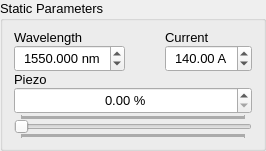
           <widget class="QGroupBox" name="groupBox">
            <property name="sizePolicy">
             <sizepolicy hsizetype="MinimumExpanding" vsizetype="Preferred">
              <horstretch>0</horstretch>
              <verstretch>0</verstretch>
             </sizepolicy>
            </property>
            <property name="minimumSize">
             <size>
              <width>0</width>
              <height>0</height>
             </size>
            </property>
            <property name="maximumSize">
             <size>
              <width>16777215</width>
              <height>16777215</height>
             </size>
            </property>
            <property name="font">
             <font>
              <pointsize>10</pointsize>
             </font>
            </property>
            <property name="title">
             <string>Static Parameters</string>
            </property>
            <layout class="QVBoxLayout" name="verticalLayout_2">
             <property name="spacing">
              <number>0</number>
             </property>
             <property name="topMargin">
              <number>9</number>
             </property>
             <property name="bottomMargin">
              <number>9</number>
             </property>
             <item>
              <widget class="QWidget" name="widget_4" native="true">
               <layout class="QGridLayout" name="gridLayout_2">
                <property name="leftMargin">
                 <number>0</number>
                </property>
                <property name="topMargin">
                 <number>0</number>
                </property>
                <property name="rightMargin">
                 <number>0</number>
                </property>
                <property name="bottomMargin">
                 <number>0</number>
                </property>
                <property name="horizontalSpacing">
                 <number>10</number>
                </property>
                <property name="verticalSpacing">
                 <number>0</number>
                </property>
                <item row="0" column="2">
                 <widget class="QLabel" name="label_2">
                  <property name="sizePolicy">
                   <sizepolicy hsizetype="Preferred" vsizetype="Preferred">
                    <horstretch>0</horstretch>
                    <verstretch>0</verstretch>
                   </sizepolicy>
                  </property>
                  <property name="minimumSize">
                   <size>
                    <width>0</width>
                    <height>15</height>
                   </size>
                  </property>
                  <property name="maximumSize">
                   <size>
                    <width>16777215</width>
                    <height>15</height>
                   </size>
                  </property>
                  <property name="font">
                   <font>
                    <pointsize>10</pointsize>
                   </font>
                  </property>
                  <property name="text">
                   <string>Current</string>
                  </property>
                 </widget>
                </item>
                <item row="0" column="0">
                 <widget class="QLabel" name="label">
                  <property name="sizePolicy">
                   <sizepolicy hsizetype="Preferred" vsizetype="Preferred">
                    <horstretch>0</horstretch>
                    <verstretch>0</verstretch>
                   </sizepolicy>
                  </property>
                  <property name="minimumSize">
                   <size>
                    <width>0</width>
                    <height>15</height>
                   </size>
                  </property>
                  <property name="maximumSize">
                   <size>
                    <width>16777215</width>
                    <height>15</height>
                   </size>
                  </property>
                  <property name="font">
                   <font>
                    <pointsize>10</pointsize>
                   </font>
                  </property>
                  <property name="text">
                   <string>Wavelength</string>
                  </property>
                 </widget>
                </item>
                <item row="1" column="1">
                 <widget class="QLabel" name="led_SetWavelength">
                  <property name="minimumSize">
                   <size>
                    <width>20</width>
                    <height>20</height>
                   </size>
                  </property>
                  <property name="maximumSize">
                   <size>
                    <width>20</width>
                    <height>20</height>
                   </size>
                  </property>
                  <property name="text">
                   <string/>
                  </property>
                  <property name="pixmap">
                   <pixmap resource="QDarkStyleSheet-master/qdarkstyle/style.qrc">:/qss_icons/rc/radio_checked.png</pixmap>
                  </property>
                  <property name="scaledContents">
                   <bool>true</bool>
                  </property>
                 </widget>
                </item>
                <item row="1" column="2">
                 <widget class="QDoubleSpinBox" name="spnbx_I">
                  <property name="minimumSize">
                   <size>
                    <width>87</width>
                    <height>27</height>
                   </size>
                  </property>
                  <property name="maximumSize">
                   <size>
                    <width>16777215</width>
                    <height>27</height>
                   </size>
                  </property>
                  <property name="font">
                   <font>
                    <pointsize>10</pointsize>
                   </font>
                  </property>
                  <property name="alignment">
                   <set>Qt::AlignCenter</set>
                  </property>
                  <property name="keyboardTracking">
                   <bool>false</bool>
                  </property>
                  <property name="suffix">
                   <string> A</string>
                  </property>
                  <property name="maximum">
                   <double>200.000000000000000</double>
                  </property>
                  <property name="value">
                   <double>140.000000000000000</double>
                  </property>
                 </widget>
                </item>
                <item row="1" column="0">
                 <widget class="QDoubleSpinBox" name="spnbx_lbd">
                  <property name="minimumSize">
                   <size>
                    <width>87</width>
                    <height>27</height>
                   </size>
                  </property>
                  <property name="maximumSize">
                   <size>
                    <width>16777215</width>
                    <height>27</height>
                   </size>
                  </property>
                  <property name="font">
                   <font>
                    <pointsize>10</pointsize>
                   </font>
                  </property>
                  <property name="alignment">
                   <set>Qt::AlignCenter</set>
                  </property>
                  <property name="keyboardTracking">
                   <bool>false</bool>
                  </property>
                  <property name="suffix">
                   <string> nm</string>
                  </property>
                  <property name="decimals">
                   <number>3</number>
                  </property>
                  <property name="maximum">
                   <double>20000.000000000000000</double>
                  </property>
                  <property name="value">
                   <double>1550.000000000000000</double>
                  </property>
                 </widget>
                </item>
               </layout>
              </widget>
             </item>
             <item>
              <widget class="QLabel" name="label_3">
               <property name="minimumSize">
                <size>
                 <width>0</width>
                 <height>15</height>
                </size>
               </property>
               <property name="maximumSize">
                <size>
                 <width>16777215</width>
                 <height>15</height>
                </size>
               </property>
               <property name="font">
                <font>
                 <pointsize>10</pointsize>
                </font>
               </property>
               <property name="text">
                <string>Piezo</string>
               </property>
              </widget>
             </item>
             <item>
              <widget class="QWidget" name="widget_9" native="true">
               <layout class="QVBoxLayout" name="verticalLayout_5">
                <property name="spacing">
                 <number>0</number>
                </property>
                <property name="leftMargin">
                 <number>0</number>
                </property>
                <property name="topMargin">
                 <number>0</number>
                </property>
                <property name="rightMargin">
                 <number>0</number>
                </property>
                <property name="bottomMargin">
                 <number>0</number>
                </property>
                <item>
                 <widget class="QDoubleSpinBox" name="spnbx_pzt">
                  <property name="minimumSize">
                   <size>
                    <width>87</width>
                    <height>27</height>
                   </size>
                  </property>
                  <property name="maximumSize">
                   <size>
                    <width>16777215</width>
                    <height>27</height>
                   </size>
                  </property>
                  <property name="font">
                   <font>
                    <pointsize>10</pointsize>
                   </font>
                  </property>
                  <property name="mouseTracking">
                   <bool>true</bool>
                  </property>
                  <property name="alignment">
                   <set>Qt::AlignCenter</set>
                  </property>
                  <property name="keyboardTracking">
                   <bool>false</bool>
                  </property>
                  <property name="suffix">
                   <string> %</string>
                  </property>
                  <property name="decimals">
                   <number>2</number>
                  </property>
                  <property name="maximum">
                   <double>100.000000000000000</double>
                  </property>
                 </widget>
                </item>
                <item>
                 <widget class="QSlider" name="slide_pzt">
                  <property name="minimumSize">
                   <size>
                    <width>0</width>
                    <height>25</height>
                   </size>
                  </property>
                  <property name="maximumSize">
                   <size>
                    <width>16777215</width>
                    <height>25</height>
                   </size>
                  </property>
                  <property name="maximum">
                   <number>10000</number>
                  </property>
                  <property name="orientation">
                   <enum>Qt::Horizontal</enum>
                  </property>
                  <property name="tickPosition">
                   <enum>QSlider::TicksBothSides</enum>
                  </property>
                 </widget>
                </item>
               </layout>
              </widget>
             </item>
            </layout>
           </widget>
